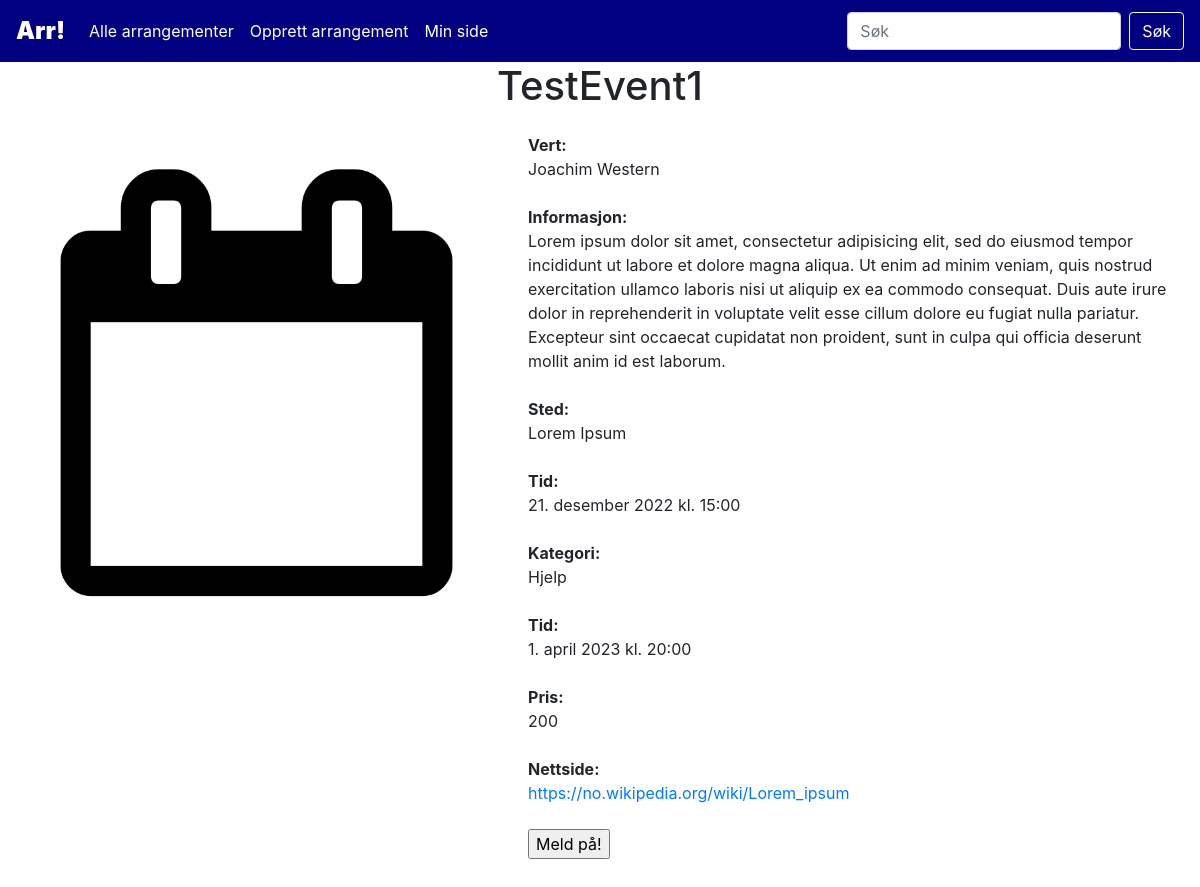
Page /event.php?event_id=10 on the committed database.
### tables this page shows
CREATE TABLE `events` (
  `event_id` int(10) NOT NULL,
  `title` varchar(100) NOT NULL,
  `info` varchar(1000) NOT NULL,
  `host` int(10) NOT NULL,
  `location` varchar(200) NOT NULL,
  `time` datetime NOT NULL,
  `category_id` int(10) NOT NULL,
  `endtime` datetime DEFAULT NULL,
  `ticketprice` varchar(10) DEFAULT NULL,
  `website` varchar(200) DEFAULT NULL
);

CREATE TABLE `users` (
  `user_id` int(10) NOT NULL,
  `first_name` varchar(50) NOT NULL,
  `last_name` varchar(50) NOT NULL,
  `email` varchar(100) NOT NULL,
  `phone` varchar(15) NOT NULL,
  `password` varchar(300) NOT NULL
);

CREATE TABLE `categories` (
  `category_id` int(10) NOT NULL,
  `name` varchar(30) NOT NULL
);

### assets/lib/class.Event.php (called while the page is built, shortened)
<?php
class Event{
    function singleEvent($event_id){
        $dbConn = new DbConn();
        $conn = $dbConn->connect();
        $sql = "SELECT event_id, title, info, first_name, last_name, location, time, name, endtime, ticketprice, website
        FROM eventhandling.events
        INNER JOIN eventhandling.users ON users.user_id = events.host
        INNER JOIN eventhandling.categories ON categories.category_id = events.category_id
        WHERE event_id = $event_id;";
        $result = $conn->query($sql);
        return $result;
    }
}
?>

### assets/lib/class.Display.php (called while the page is built, shortened)
<?php
    class Display{
        function translateMonth($month){
            return $translated = match($month){
                "January"=>"januar",
                "February"=>"februar",
                "March"=>"mars",
                "April"=>"april",
                "May"=>"mai",
                "June"=>"juni",
                "July"=>"juli",
                "August"=>"august",
                "September"=>"september",
                "October"=>"oktober",
                "November"=>"november",
                "December"=>"desember"
            };
        }
    }
?>

### event.php (the view)
<?php
require dirname(__DIR__)."/www/assets/inc/header.php";
require dirname(__DIR__)."/www/assets/lib/class.Event.php";
require dirname(__DIR__)."/www/assets/lib/class.Display.php";
?>
<?php
$event_id = $_REQUEST['event_id'];
$event = new Event();
$result = $event->singleEvent($event_id);
$thisEvent = $result->fetch_object();
$dateFormat = new Display();
if(file_exists("assets/img/event" . $thisEvent->event_id . ".jpg")) $img = "assets/img/event" . $thisEvent->event_id . ".jpg";
else $img = "assets/img/stock.png";
$datetimeStart = new DateTimeImmutable($thisEvent->time);
$datetimeEnd = new DateTimeImmutable($thisEvent->endtime);
echo
"<div class='event-page main'>
    <div class='event-page-title'>
        <h1>" . $thisEvent->title . "</h1>
    </div>
    <div class='event-page-content-middle'>
        <div class='event-page-img'>
            <img src='" . $img . "' alt='Arrangementsbilde'>
        </div>
        <div class='event-page-content-right'>
            <strong>Vert:<br></strong> $thisEvent->first_name $thisEvent->last_name<br><br>
            <strong>Informasjon:<br></strong> $thisEvent->info<br><br>
            <strong>Sted:<br></strong> $thisEvent->location<br><br>
            <strong>Tid:<br></strong> " . $datetimeStart->format('j.') . " " . $dateFormat->translateMonth($datetimeStart->format('F')) . " " . $datetimeStart->format('Y') . " kl. " . $datetimeStart->format('H:i') . "<br><br>
            <strong>Kategori:<br></strong> $thisEvent->name<br><br>
            <strong>Tid:<br></strong> " . $datetimeEnd->format('j.') . " " . $dateFormat->translateMonth($datetimeEnd->format('F')) . " " . $datetimeEnd->format('Y') . " kl. " . $datetimeEnd->format('H:i') . "<br><br>
            <strong>Pris:<br></strong> $thisEvent->ticketprice<br><br>
            <strong>Nettside:<br></strong> <a href='$thisEvent->website'>$thisEvent->website</a><br><br>
            <form action=''>
                <input type='submit' value='Meld på!' />
            </form>
        </div>
    </div>
    <div class='event-page-content-bottom'>
    </div>
</div>";
?>

### assets/css/styles.css (style rules this page uses)
.main { margin-top: 62px; }
.event-page { display: flex; flex-direction: column; }
.event-page-title { width: 100%; text-align: center; }
.event-page-content-middle { display: flex; flex-direction: row; }
.event-page-content-right { margin: 15px; }
.event-page img { max-height:500px; max-width:500px; height:auto; width:auto; margin: 15px; }

### rows in the picture
events: title "TestEvent1", host.first_name "Joachim", host.last_name "Western", info "Lorem ipsum dolor sit amet, consectetur adipisicing elit, sed do eiusmod tempor incididunt ut labore et dolore magna aliqua. Ut enim ad minim veniam, quis nostrud exercitation ullamco laboris nisi ut aliquip ex ea commodo consequat. Duis aute irure dolor in reprehenderit in voluptate velit esse cillum dolore eu fugiat nulla pariatur. Excepteur sint occaecat cupidatat non proident, sunt in culpa qui officia deserunt mollit anim id est laborum.", location "Lorem Ipsum", time "21.", time "desember", time "2022", time "15:00", category.name "Hjelp", endtime "1.", endtime "april", endtime "2023", endtime "20:00", ticketprice "200", website "https://no.wikipedia.org/wiki/Lorem_ipsum"
